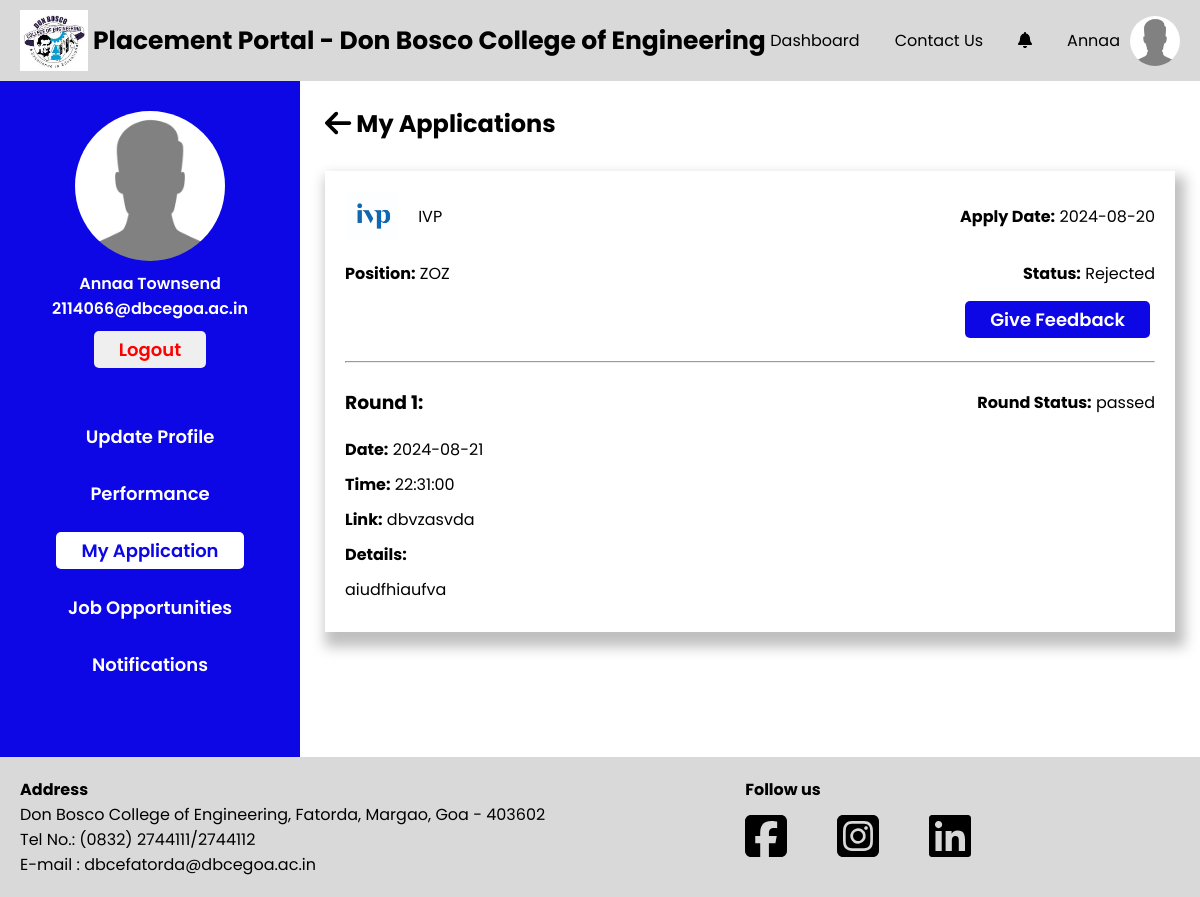
The page /Students/my-applications-details.php?jid=69 (signed in) on the database its author committed.
### tables this page shows
CREATE TABLE `student` (
  `S_College_Email` varchar(255) NOT NULL,
  `S_Fname` varchar(255) NOT NULL,
  `S_Mname` varchar(255) NOT NULL,
  `S_Lname` varchar(255) NOT NULL,
  `S_Personal_Email` varchar(255) NOT NULL,
  `S_Address` text NOT NULL,
  `S_Phone_no` varchar(20) NOT NULL,
  `S_Roll_no` varchar(50) NOT NULL,
  `S_PR_No` varchar(50) NOT NULL,
  `S_10th_Perc` decimal(5,2) NOT NULL,
  `S_12th_Perc` decimal(5,2) NOT NULL,
  `S_Password` varchar(255) NOT NULL,
  `S_Resume` varchar(255) NOT NULL,
  `S_Profile_pic` varchar(255) NOT NULL,
  `S_10th_marksheet` varchar(255) NOT NULL,
  `S_12th_marksheet` varchar(255) NOT NULL,
  `S_Class_id` int(11) DEFAULT NULL,
  `S_Year_of_Admission` year(4) NOT NULL,
  `Gender` varchar(1) NOT NULL,
  `PLACED` int(10) NOT NULL DEFAULT 0,
  `registration_complete` tinyint(4) NOT NULL DEFAULT 0
);

CREATE TABLE `company` (
  `C_id` int(11) NOT NULL,
  `C_Name` varchar(255) NOT NULL,
  `C_Logo` varchar(255) DEFAULT NULL,
  `C_Domain` varchar(255) DEFAULT NULL,
  `C_Scope` varchar(255) DEFAULT NULL,
  `C_Description` text DEFAULT NULL,
  `C_Location` varchar(255) DEFAULT NULL,
  `C_Website` varchar(255) DEFAULT NULL,
  `C_HR_name` varchar(255) DEFAULT NULL,
  `C_HR_email` varchar(255) DEFAULT NULL,
  `C_HR_phone` varchar(20) DEFAULT NULL,
  `C_Date_of_Reg` date DEFAULT current_timestamp(),
  `C_PC_Email` varchar(255) DEFAULT NULL
);

CREATE TABLE `jobapplication` (
  `S_College_Email` varchar(255) NOT NULL,
  `J_id` int(11) NOT NULL,
  `Interest` tinyint(1) NOT NULL,
  `Offer_Letter` varchar(255) NOT NULL,
  `J_apply_date` date NOT NULL DEFAULT current_timestamp(),
  `placed` tinyint(4) NOT NULL DEFAULT 0
);

CREATE TABLE `jobplacements` (
  `J_id` int(11) NOT NULL,
  `J_Position` varchar(255) NOT NULL,
  `J_Backlogs_allowed` tinyint(1) DEFAULT NULL,
  `J_Description` text DEFAULT NULL,
  `J_Due_date` date DEFAULT NULL,
  `J_Offered_salary` varchar(255) NOT NULL,
  `J_Req_cgpa` decimal(4,2) DEFAULT NULL,
  `J_No_of_posts` int(11) DEFAULT NULL,
  `Accept_Responses` tinyint(4) NOT NULL DEFAULT 1
);

CREATE TABLE `studentrounds` (
  `S_College_Email` varchar(255) NOT NULL,
  `R_id` int(11) NOT NULL,
  `RoundStatus` enum('pending','rejected','passed') DEFAULT 'pending'
);

CREATE TABLE `rounds` (
  `R_id` int(11) NOT NULL,
  `J_id` int(11) DEFAULT NULL,
  `Round_no` int(11) DEFAULT NULL,
  `Location` varchar(255) DEFAULT NULL,
  `Link` varchar(255) DEFAULT NULL,
  `Time` time DEFAULT NULL,
  `Date` date DEFAULT NULL,
  `Description` text DEFAULT NULL
);

### utility_functions.php (the view, shortened to what this page needs)
<?php
function getApplicationDetails()
{
    global $conn;
    $fetchApplicationDetailsQuery = "SELECT C.C_Name as cname, C.C_Logo clogo, A.J_apply_date applydate, P.J_Position position, A.J_id as jid
    FROM company as C
    INNER JOIN jobposting as J ON J.C_id = C.C_id
    INNER JOIN jobplacements as P ON P.J_id = J.J_id
    INNER JOIN jobapplication as A ON A.J_id = J.J_id
    WHERE A.Interest = ? AND A.S_College_Email = ? AND J.J_id = ?";
    $fetchApplicationDetails = $conn->prepare($fetchApplicationDetailsQuery);
    $interest = 1;
    $fetchApplicationDetails->bind_param("iss", $interest, $_SESSION["user_email"], $_GET["jid"]);
    $fetchApplicationDetails->execute();
    $result = $fetchApplicationDetails->get_result();
    while ($row = $result->fetch_assoc()) {
        echo '<div class="company-container">
            <div class="company-logo-container">
                <img src="../Data/Companies/Company_Logo/' . $row['clogo'] . '" alt="">
                <p>' . $row['cname'] . '</p>
            </div>
            <p><strong>Apply Date:</strong> ' . $row['applydate'] . '</p>
        </div>
        <div class="position-application-container">
            <p class="position"><strong>Position:</strong> ' . $row['position'] . '</p>';
        $jid = (int)$_GET['jid'];
        $fetchPlacedQuery = 'SELECT ja.placed as placed FROM jobapplication AS ja
        INNER JOIN jobplacements as jp ON jp.J_id=ja.J_id
        WHERE ja.S_College_Email= ? AND ja.J_id= ? AND jp.J_Due_date>CURRENT_DATE;';
        $fetchPlaced = $conn->prepare($fetchPlacedQuery);
        $fetchPlaced->bind_param("si", $_SESSION["user_email"], $jid);
        $fetchPlaced->execute();
        $fetchPlacedResult = $fetchPlaced->get_result();
        $fetchRow = $fetchPlacedResult->fetch_assoc();
        if ($fetchPlacedResult->num_rows > 0) {
            if ($fetchRow["placed"] == 1) {
                echo '<p><strong>Status:</strong> Passed</p>';
                echo '</div>';
                $fetchCompanyQuery = 'SELECT jp.C_id as cid FROM jobposting as jp WHERE jp.J_id= ?';
                $fetchCompany = $conn->prepare($fetchCompanyQuery);
                $fetchCompany->bind_param("i",$jid);
                $fetchCompany->execute();
                $fetchCompanyResult = $fetchCompany->get_result();
                $fetchCompanyRow = $fetchCompanyResult->fetch_assoc();
                echo '<a href="./my-applications-feedback.php?cid='.$fetchCompanyRow["cid"].'&jid='.$jid.'"><button>Give Feedback</button></a>';
            } else if ($fetchRow["placed"] == 0) {
                echo '<p><strong>Status:</strong> Pending</p>';
                echo '</div>';
            }
        } else {
            echo '<p><strong>Status:</strong> Rejected</p>';
            echo '</div>';
            echo '<a href="./my-applications-feedback.php"><button>Give Feedback</button></a>';
        }
    }
}
function getApplicationRoundDetails()
{
    global $conn;
    $fetchApplicationRoundDetailsQuery = "SELECT R.Round_no round, R.Location location, R.Link link, R.Time time1, R.Date date1, S.RoundStatus status1, R.Description description
FROM rounds as R
INNER JOIN studentrounds as S ON S.R_id = R.R_id
WHERE
S.S_College_Email = ? AND R.J_id = ?;";
    $jid = (int)$_GET['jid'];
    $fetchApplicationRoundDetails = $conn->prepare($fetchApplicationRoundDetailsQuery);
    $fetchApplicationRoundDetails->bind_param("si", $_SESSION["user_email"], $jid);
    $fetchApplicationRoundDetails->execute();
    $result = $fetchApplicationRoundDetails->get_result();
    while ($row = $result->fetch_assoc()) {
        echo '<br><hr><br>
                    <div class="round-heading">
                        <h3>Round ' . $row['round'] . ':</h3>
                        <p><strong>Round Status:</strong> ' . $row['status1'] . '</p>
                    </div>
                    <div class="round-details">
                        <p><strong>Date:</strong> ' . $row['date1'] . '</p>
                        <p><strong>Time:</strong> ' . $row['time1'] . '</p>
                        <p><strong>Link:</strong>  ' . $row['link'] . '</p>
                        <p><strong>Details:</strong> <p style="white-space: pre-wrap;">' . $row['description'] . '</p></p>
                    </div>';
    }
    $jid = (int)$_GET['jid'];
    $fetchPlacedQuery = 'SELECT ja.placed as placed FROM jobapplication AS ja
        INNER JOIN jobplacements as jp ON jp.J_id=ja.J_id
        WHERE ja.S_College_Email= ? AND ja.J_id= ? AND jp.J_Due_date>CURRENT_DATE;';
    $fetchPlaced = $conn->prepare($fetchPlacedQuery);
    $fetchPlaced->bind_param("si", $_SESSION["user_email"], $jid);
    $fetchPlaced->execute();
    $fetchPlacedResult = $fetchPlaced->get_result();
    $fetchRow = $fetchPlacedResult->fetch_assoc();
    if ($fetchPlacedResult->num_rows > 0) {
        if ($fetchRow["placed"] == 1) {
            echo '</div>';
            $fetchOfferLetter = "SELECT Offer_Letter FROM jobapplication where S_College_Email = ? and J_id = ?";
            $OfferLetter = $conn->prepare($fetchOfferLetter);
            $OfferLetter->bind_param("si", $_SESSION["user_email"], $jid);
            $OfferLetter->execute();
            $result = $OfferLetter->get_result();
            $row = $result->fetch_assoc();
            if (isset($row["Offer_Letter"])) {
                echo '<div class="sections">
                    <div class="offer-letter-container">
                        <form method="post" action="./my-applications-details.php?jid=' . $_GET["jid"] . '">
                        <strong>Offer Letter: </strong>
                        <input name="offer" type="text" value="' . $row["Offer_Letter"] . '">
                        <button name="update-offer">Submit</button>
                        </form>
                    </div>
                </div>';
            } else {
                echo '<div class="sections">
                    <div class="offer-letter-container">
                        <form method="post" action="./my-applications-details.php?jid=' . $_GET["jid"] . '>
                        <strong>Offer Letter: </strong>
                        <input name="offer" type="text" value="">
                        <button name="update-offer">Submit</button>
                        </form>
                    </div>
                </div>';
            }
        }
        else if ($fetchRow["placed"] == 0) {
            echo '</div>';
        }
    } else {
        echo '</div>';
    }
}

### Students/header.php (shortened to what this page needs)
<header>
    <div class="header-container">
        <div class="left-part">
            <img src="../Assets/dbce-logo.jpeg" alt="" class="logo">
            <h2>Placement Portal - Don Bosco College of Engineering</h2>
        </div>
        <ul class="right-part">
            <a href="./dashboard.php">
                <li>Dashboard</li>
            </a>
            <a href="../student-support.php">
                <li>Contact Us</li>
            </a>
            <div class="notifications">
                <a href="./notifications.php">
                    <i class="fa-solid fa-bell"></i></a>
            </div>
            <a href="./my-profile.php">
                <li class="profile-container">
                    <?php
                    global $conn;
                    $fetchUserQuery = "SELECT S_Fname,S_Profile_pic from student where S_College_Email = ?";
                    $fetchUser = $conn->prepare($fetchUserQuery);
                    $fetchUser->bind_param("s", $_SESSION["user_email"]);
                    $fetchUser->execute();
                    $result = $fetchUser->get_result();
                    $row = $result->fetch_assoc();
                    echo '<span>' . $row["S_Fname"] . '</span>
                        <img src="../Data/Students/Profile_Images/' . $row["S_Profile_pic"] . '" alt="">';
                    ?>
                </li>
            </a>
        </ul>
    </div>
</header>

### Students/sidebar.php (shortened to what this page needs)
<?php
global $conn;
if (isset($_SESSION["user_type"]) && isset($_SESSION["user_email"])) {
    $useremail = $_SESSION["user_email"];
    $fetchStudentQuery = "SELECT S_Fname, S_Lname, S_Profile_pic FROM student WHERE S_College_Email = ?";
    $fetchStudent = $conn->prepare($fetchStudentQuery);
    $fetchStudent->bind_param("s", $useremail);
    $fetchStudent->execute();
    $result = $fetchStudent->get_result();
    if ($result->num_rows > 0) {
        $userInfo = $result->fetch_assoc();
        $userName = htmlspecialchars($userInfo['S_Fname'] . ' ' . $userInfo['S_Lname']);
        $userProfilePic = htmlspecialchars($userInfo['S_Profile_pic']);
        $userEmail = htmlspecialchars($useremail);
        echo '<div class="side-bar-container">
                        <div class="fixed-container">
                            <div class="top-container">
                                <img src="../Data/Students/Profile_Images/'. $userProfilePic . '" alt="'.$userProfilePic.'">
                                <p>' . $userName . '</p>
                                <p>' . $userEmail . '</p>
                                <a href="../logout.php"><button>Logout</button></a>
                            </div>
                            <div class="bottom-container">
                                <a href="./my-profile.php"><button id="myprofile">Update Profile</button></a>
                                <a href="./performance-and-metrics.php"><button id="performance">Performance</button></a>
                                <a href="./my-applications.php"><button id="myapplications">My Application</button></a>
                                <a href="./job-opportunities.php"><button id="jobopportunities">Job Opportunities</button></a>
                                <a href="./notifications.php"><button id="notifications">Notifications</button></a>
                            </div>
                        </div>
                    </div>';
    } else {
    }
} else {
    echo "Session variables not set.";
}

### Students/css/header.css (style rules this page uses)
header { padding: 10px 20px; background-color: var(--primary-grey); }
.header-container { display: flex; justify-content: space-between; }
.left-part { display: flex; align-items: center; gap: 5px; user-select: none; }
.notifications { position: relative; cursor: pointer; }
.left-part > img { width: 68px; }
.left-part > h2 { font-size: 25px; }
.right-part { list-style-type: none; display: flex; align-items: center; gap: 35px; }
.right-part li { cursor: pointer; }
.profile-container { display: flex; align-items: center; gap: 10px; }
.profile-container > img { width:50px; height: 50px; border-radius: 50%; }

### Students/css/footer.css (style rules this page uses)
a { all: unset; }

### Students/css/sidebar.css (style rules this page uses)
.side-bar-container { width: 25%; background-color: var(--primary-blue); padding-bottom: 50px; }
.fixed-container { position: -webkit-sticky; position: sticky; top: 30px; }
.top-container { margin-top: 30px; display: flex; flex-direction: column; align-items: center; }
.top-container img { width: 150px; height: 150px; border-radius: 50%; margin-bottom: 10px; }
.top-container p { color: var(--primary-white); font-weight: 600; }
.top-container button { margin-top: 10px; padding-block: 5px; padding-inline: 25px; border-radius: 5px; border: none; font-weight: 600; font-size: 18px; cursor: pointer; color: red; }
.bottom-container { margin-top: 50px; display: flex; flex-direction: column; align-items: center; gap: 20px; }
.bottom-container button { padding: 5px 25px; border-radius: 5px; border: none; font-weight: 600; font-size: 18px; cursor: pointer; color: var(--primary-white); background-color: var(--primary-blue); }

### root.css (style rules this page uses)
*,*::after,*::before { padding: 0; margin: 0; box-sizing: border-box; font-family: "Poppins", sans-serif; }
:root { --primary-blue : #0C07E4; --primary-grey : #d9d9d9; --primary-white : white; --primary-red : #FB1616; --secondary-grey : #969696; }

### Students/css/my-applications-details.css (style rules this page uses)
*,*::after,*::before { padding: 0; margin: 0; box-sizing: border-box; font-family: "Poppins", sans-serif; }
:root { --primary-blue : #0C07E4; --primary-grey : #d9d9d9; --primary-white : white; }
#myapplications { color: var(--primary-blue); background-color: var(--primary-white); }
.company-logo-container > img { height: 50px; }
.company-logo-container { display: flex; align-items: center; gap: 20px; }
.company-container { display: flex; justify-content: space-between; align-items: center; }
.position-application-container { display: flex; justify-content: space-between; margin-top: 20px; margin-bottom: 50px; }
.sections button { margin-top: 10px; padding-block: 5px; padding-inline: 25px; border-radius: 5px; border: none; font-weight: 600; font-size: 18px; cursor: pointer; background-color: var(--primary-blue); color: var(--primary-white); position: absolute; right: 25px; top: 120px; }
.round-heading { display: flex; justify-content: space-between; align-items: center; margin-bottom: 20px; }
.round-details > p { margin-bottom: 10px; }

### rows shown on the page
student: S_Fname "Annaa", S_Profile_pic (placeholder picture), userName "Annaa Townsend"
company: C_Logo (picture), C_Name "IVP", jobapplication.J_apply_date "2024-08-20", jobplacements.J_Position "ZOZ"
studentrounds: R.Round_no "1", RoundStatus "passed", R.Date "2024-08-21", R.Time "22:31:00", R.Link "dbvzasvda", R.Description "aiudfhiaufva"

### other values the page prints
$userEmail "2114066@dbcegoa.ac.in"
